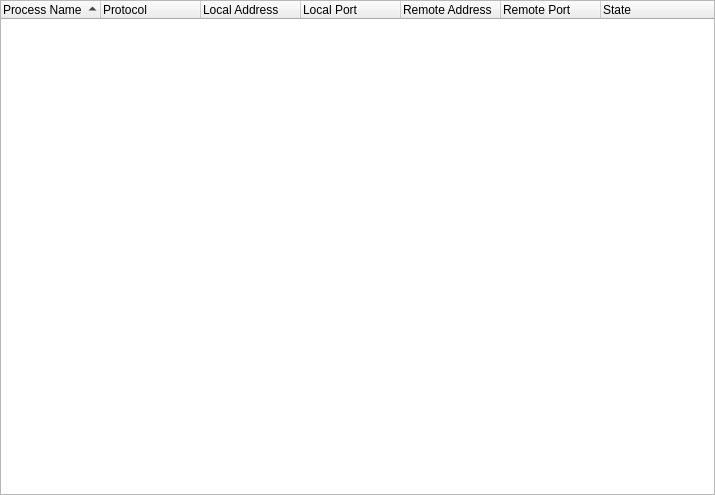
<?xml version="1.0" encoding="UTF-8"?>
<ui version="4.0">
 <class>SysInfoConnections</class>
 <widget class="QWidget" name="SysInfoConnections">
  <property name="geometry">
   <rect>
    <x>0</x>
    <y>0</y>
    <width>715</width>
    <height>495</height>
   </rect>
  </property>
  <property name="windowTitle">
   <string/>
  </property>
  <layout class="QVBoxLayout" name="verticalLayout">
   <property name="leftMargin">
    <number>0</number>
   </property>
   <property name="topMargin">
    <number>0</number>
   </property>
   <property name="rightMargin">
    <number>0</number>
   </property>
   <property name="bottomMargin">
    <number>0</number>
   </property>
   <item>
    <widget class="QTreeWidget" name="tree">
     <property name="contextMenuPolicy">
      <enum>Qt::ContextMenuPolicy::CustomContextMenu</enum>
     </property>
     <property name="showDropIndicator" stdset="0">
      <bool>false</bool>
     </property>
     <property name="indentation">
      <number>0</number>
     </property>
     <property name="sortingEnabled">
      <bool>true</bool>
     </property>
     <attribute name="headerShowSortIndicator" stdset="0">
      <bool>true</bool>
     </attribute>
     <column>
      <property name="text">
       <string>Process Name</string>
      </property>
     </column>
     <column>
      <property name="text">
       <string>Protocol</string>
      </property>
     </column>
     <column>
      <property name="text">
       <string>Local Address</string>
      </property>
     </column>
     <column>
      <property name="text">
       <string>Local Port</string>
      </property>
     </column>
     <column>
      <property name="text">
       <string>Remote Address</string>
      </property>
     </column>
     <column>
      <property name="text">
       <string>Remote Port</string>
      </property>
     </column>
     <column>
      <property name="text">
       <string>State</string>
      </property>
     </column>
    </widget>
   </item>
  </layout>
  <action name="action_copy_row">
   <property name="text">
    <string>Copy Row</string>
   </property>
  </action>
  <action name="action_copy_value">
   <property name="text">
    <string>Copy Value</string>
   </property>
  </action>
 </widget>
 <resources/>
 <connections/>
</ui>
